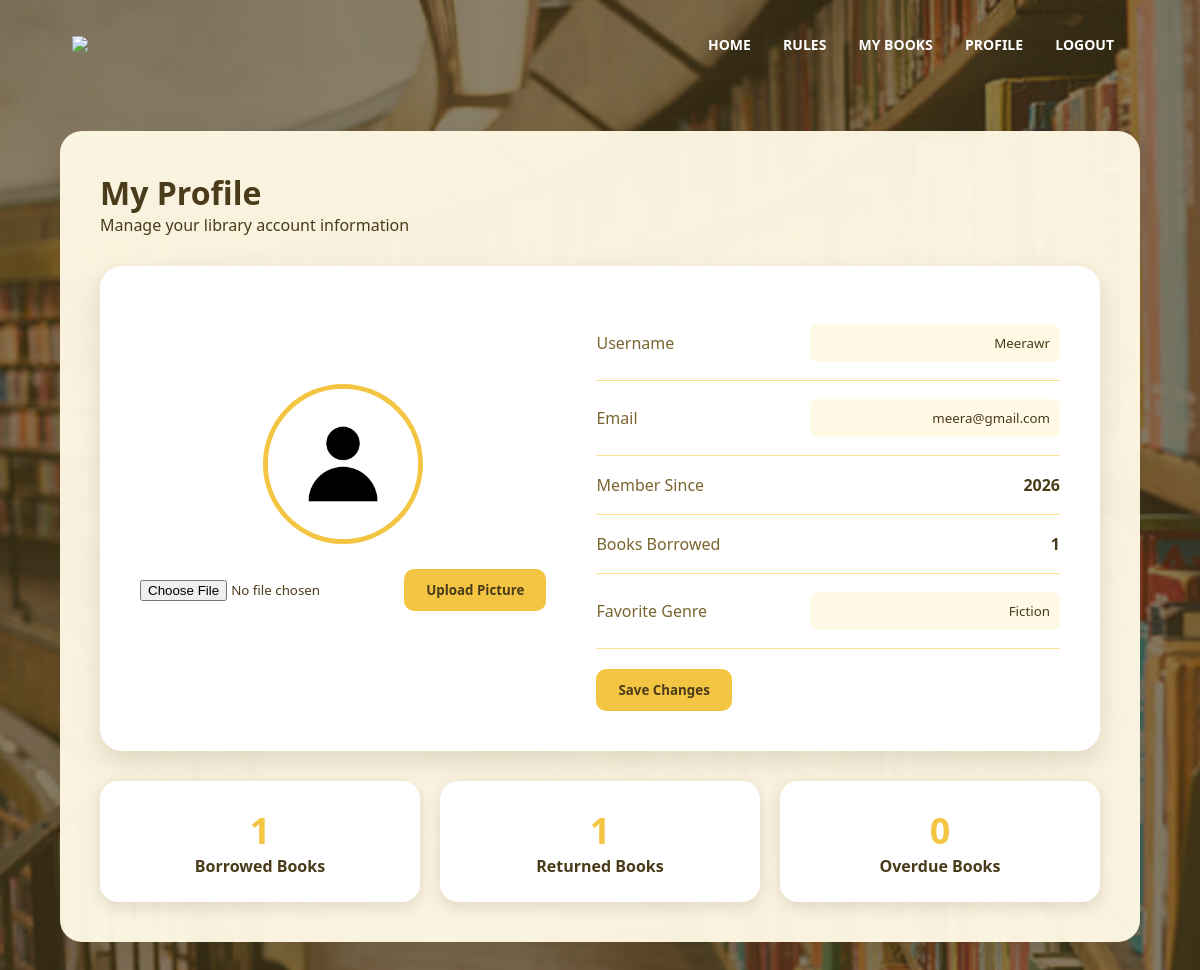
Screenshot of /profile (signed in) with the database file from the repository.
### tables this page shows
CREATE TABLE users(
        id INTEGER PRIMARY KEY AUTOINCREMENT,
        username TEXT,
        email TEXT,
        password TEXT,
        favorite_genre TEXT,
        member_since TEXT
    , profile_picture TEXT);

### app.py (the view)
@app.route("/profile")
def profile():
    if "user_id" not in session:
        return redirect(url_for("sign_in"))
    conn = sqlite3.connect("library.db")
    cursor = conn.cursor()
    cursor.execute("""
    SELECT * FROM users
    WHERE id=?
    """, (session["user_id"],))
    user = cursor.fetchone()
    print(user)
    picture = user[6]
    if picture:
        profile_picture = url_for(
            "static",
            filename=f"profile_pictures/{picture}"
        )
    else:
        profile_picture = url_for(
            "static",
            filename="default_profile.png"
        )
    cursor.execute("""
    SELECT COUNT(*)
    FROM borrowed_books
    WHERE user_id=?
    """, (session["user_id"],))
    borrowed_count = cursor.fetchone()[0]
    cursor.execute("""
    SELECT COUNT(*)
    FROM borrowed_books
    WHERE user_id=?
    AND status='Returned'
    """, (session["user_id"],))
    returned_count = cursor.fetchone()[0]
    today = datetime.now().strftime("%Y-%m-%d")
    cursor.execute("""
    SELECT COUNT(*)
    FROM borrowed_books
    WHERE user_id=?
    AND due_date < ?
    AND status='Borrowed'
    """, (session["user_id"], today))
    overdue_count = cursor.fetchone()[0]
    conn.close()
    return render_template(
        "profile.html",
        username=user[1],
        email=user[2],
        favorite_genre=user[4],
        member_since=user[5],
        profile_picture=profile_picture,
        borrowed_count=borrowed_count,
        returned_count=returned_count,
        overdue_count=overdue_count
    )

### templates/profile.html (shortened to what this page needs)
<!DOCTYPE html>
<html lang="en">
<head>
    <link rel="stylesheet" href="{{ url_for('static', filename='style.css') }}">
    <link href="https://unpkg.com/boxicons@2.1.4/css/boxicons.min.css" rel="stylesheet">
</head>
<body class="profile-body">
    <section class="profile-navbar">
        <nav>
            <a href="/">
                <img src="/static/images/test1.png">
            </a>
            <div class="nav-links">
                <ul>
                    <li><a href="/">HOME</a></li>
                    <li><a href="/rules">RULES</a></li>
                    <li><a href="/mybooks">MY BOOKS</a></li>
                    <li><a href="/profile">PROFILE</a></li>
                    <li><a href="/logout">LOGOUT</a></li>
                </ul>
            </div>
        </nav>
    </section>
    <div class="main-content">
        <div class="top-section">
            <div>
                <h1>My Profile</h1>
                <p>Manage your library account information</p>
            </div>
        </div>
        <div class="profile-card">
            <div class="profile-left">
                <img src="{{ profile_picture }}"
                     class="profile-image">
                <form action="/upload-picture"
                      method="post"
                      enctype="multipart/form-data">
                    <input type="file"
                           name="picture"
                           accept="image/*">
                    <button type="submit"
                            class="edit-btn">
                            Upload Picture
                        </button>
                </form>
                <br>
            </div>
            <div class="profile-right">
                <form action="/update-profile" method="post">
                <div class="info-row">
                    <span>Username</span>
                    <input type="text"
                           name="username"
                           value="{{ username }}">
                </div>
                <div class="info-row">
                    <span>Email</span>
                    <input type="email"
                           name="email"
                           value="{{ email }}">
                </div>
                <div class="info-row">
                    <span>Member Since</span>
                    <strong>{{ member_since }}</strong>
                </div>
                <div class="info-row">
                    <span>Books Borrowed</span>
                    <strong>{{ borrowed_count }}</strong>
                </div>
                <div class="info-row">
                    <span>Favorite Genre</span>
                    <input
                       type="text"
                       name="favorite_genre"
                       value="{{ favorite_genre }}"
                       placeholder="Enter favorite genre">
                </div>
                <button type="submit"
                        class="edit-btn">
                    Save Changes
                </button>
                </form>
            </div>
        </div>
        <div class="stats">
            <div class="stat-box">
                <h2>{{ borrowed_count }}</h2>
                <p>Borrowed Books</p>
            </div>
            <div class="stat-box">
                <h2>{{ returned_count }}</h2>
                <p>Returned Books</p>
            </div>
            <div class="stat-box">
                <h2>{{ overdue_count }}</h2>
                <p>Overdue Books</p>
            </div>
        </div>
    </div>
</body>
</html>

### static/style.css (style rules this page uses)
:root { --primary: #F4C542; --secondary: #FFE08A; --background: #FFF9E6; --text: #4A3B1A; --white: #FFFFFF; --shadow: rgba(74, 59, 26, 0.15); }
* { margin: 0; padding: 0; box-sizing: border-box; font-family: "Segoe UI", sans-serif; }
body { background: var(--background); color: var(--text); }
nav { display: flex; padding: 25px 6%; justify-content: space-between; align-items: center; }
nav img { width: 140px; }
.nav-links { flex: 1; text-align: right; }
.nav-links ul li { list-style: none; display: inline-block; padding: 8px 14px; }
.nav-links ul li a { color: var(--white); text-decoration: none; font-size: 14px; font-weight: 600; }
.nav-links ul li::after { content: ""; width: 0; height: 3px; background: var(--primary); display: block; margin: auto; transition: 0.4s; border-radius: 10px; }
.profile-body { margin: 0; min-height: 100vh; background-image: linear-gradient( rgba(74, 59, 26, 0.65), rgba(74, 59, 26, 0.65) ), url(/static/images/books.jpg); background-size: cover; background-position: center; background-attachment: fixed; }
.profile-navbar { background: transparent; }
.main-content { width: 90%; margin: 40px auto; padding: 40px; background: rgba(255, 249, 230, 0.96); border-radius: 22px; box-shadow: 0 10px 30px rgba(74, 59, 26, 0.25); }
.top-section { display: flex; justify-content: space-between; align-items: center; }
.top-section h1 { color: var(--text); }
.profile-card { background: var(--white); margin-top: 30px; border-radius: 22px; padding: 40px; display: flex; gap: 50px; align-items: center; box-shadow: 0 10px 25px var(--shadow); }
.profile-left { text-align: center; }
.profile-image { width: 160px; height: 160px; border-radius: 50%; object-fit: cover; border: 5px solid var(--primary); }
.edit-btn { margin-top: 20px; background: var(--primary); color: var(--text); border: none; padding: 12px 22px; border-radius: 10px; cursor: pointer; font-weight: bold; transition: 0.3s; }
.profile-right { flex: 1; }
.info-row { display: flex; justify-content: space-between; align-items: center; padding: 18px 0; border-bottom: 1px solid var(--secondary); color: var(--text); }
.info-row span { color: #7a6530; }
.info-row input { border: none; background: var(--background); padding: 10px; border-radius: 8px; width: 250px; text-align: right; color: var(--text); }
.stats { margin-top: 30px; display: flex; gap: 20px; }
.stat-box { flex: 1; background: var(--white); padding: 25px; border-radius: 18px; text-align: center; box-shadow: 0 5px 15px var(--shadow); }
.stat-box h2 { color: var(--primary); font-size: 36px; }
.stat-box p { color: var(--text); font-weight: 600; }

### rows the page displays
users: username "Meerawr", email "meera@gmail.com", member_since "2026", favorite_genre "Fiction"

### other values shown
{{ borrowed_count }} "1"
{{ returned_count }} "1"
{{ overdue_count }} "0"
